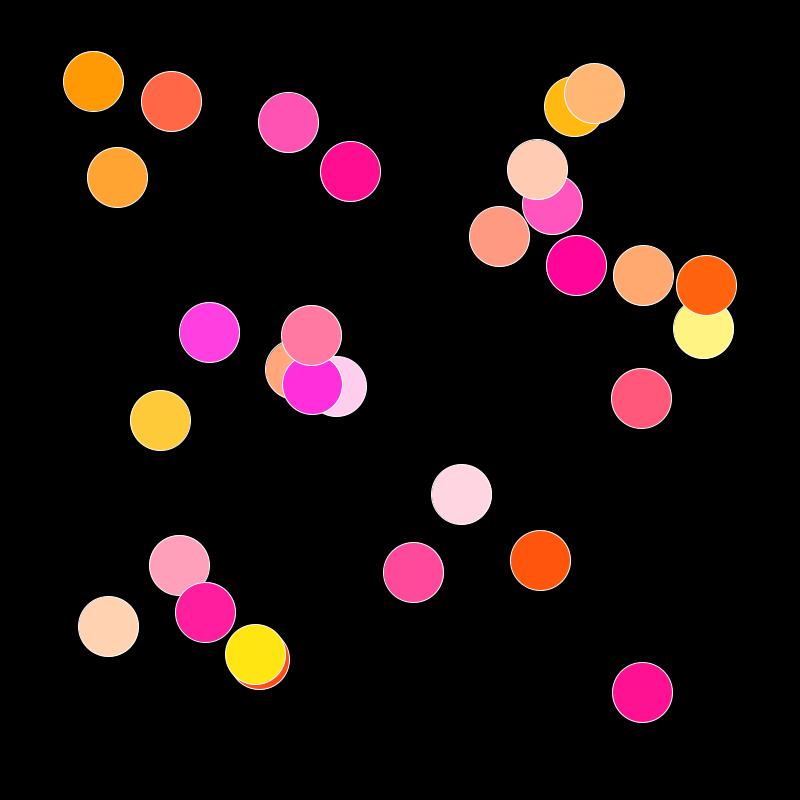
Frame 1 (no input)
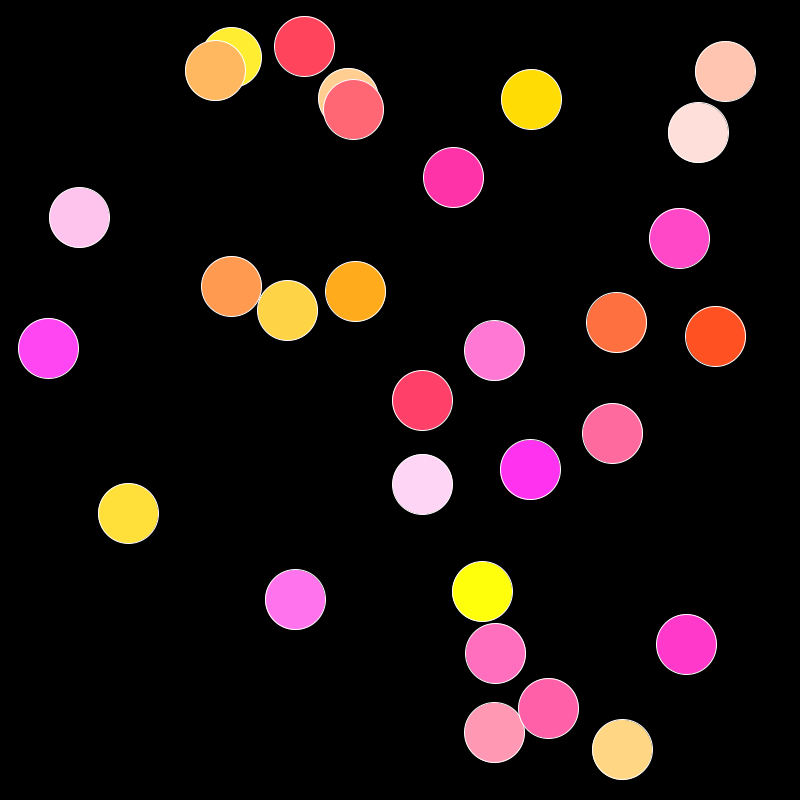
Frame 60 (the mouse pressed at the canvas centre just before this capture)
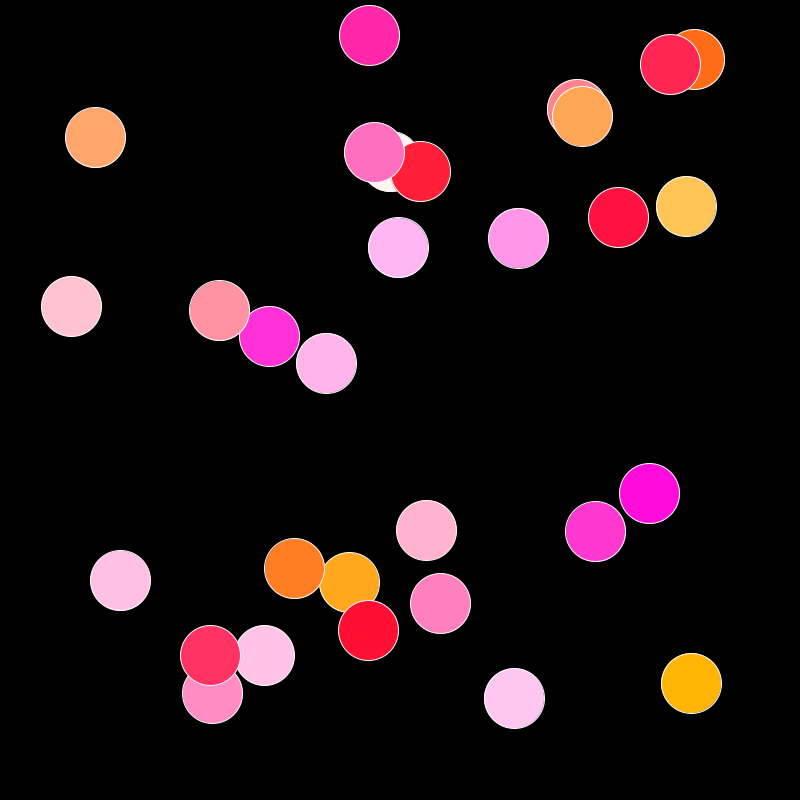
Frame 120 (the mouse held since frame 60 and released just before this capture)

The Processing sketch that drew these frames (run headless with seeded random() and noise(); from frame 60 on, the mouse is pressed at the canvas centre):

// Processing sketch: processing_67148
// ── processing_67148.pde

int rad = 60;                            
int numBalls = 30;                       
float[] xpos = new float[numBalls];     
float[] ypos = new float[numBalls];      
float[] velX = new float [numBalls];     
float[] velY = new float [numBalls];     
 
void setup(){
  size(800,800);
  stroke(255);
  smooth();
  for (int i = 0; i < numBalls; i++){
    xpos[i]= random(rad, width-rad);
    ypos[i]= random(rad, height-rad);  
    velX[i] = random(5,40);
    velY[i] = random(3,60);
  }
}
 
void draw(){
  frameRate(20);
  background(0);
  for(int i = 0; i < numBalls; i++){
    fill(255, random(255), random(250));
    ellipseMode(CENTER);
    ellipse(xpos[i], ypos[i], rad, rad);
    xpos[i] += velX[i];
    ypos[i] += velY[i];
    
    if(xpos[i] <= rad || xpos[i] > width-rad){
      velX[i] *= -1;
    }
    if(ypos[i] <= rad || ypos[i] > height-rad){
      velY[i] *= -1;
  }
  }
}
